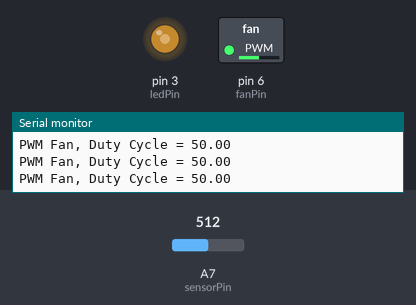
A sketch run on a simulated Arduino Nano, built with avr-gcc and run on an emulated ATmega328P. Parts: switched loads named in the sketch (green lamp = pin HIGH), output pins drawn as LEDs (lit = HIGH), the last lines printed to the serial monitor. The test bench sets the inputs (shaded band); at power-on: A7 (sensorPin) = 512.

Above: at 1.3 s.
1.4 s: A7 (sensorPin) set to 716
At 1.8 s:
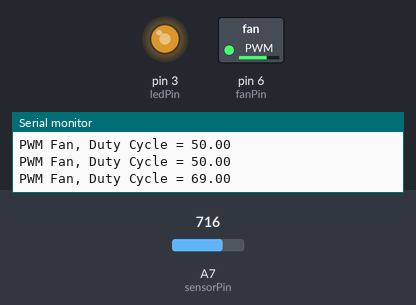
3.0 s: A7 (sensorPin) set to 900
At 4.2 s:
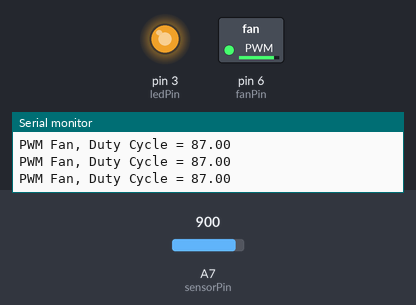
4.5 s: A7 (sensorPin) set to 122
At 5.4 s:
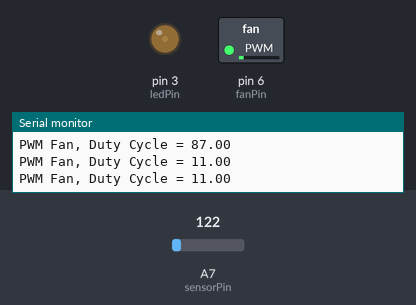
6.0 s: A7 (sensorPin) set to 0
At 6.6 s:
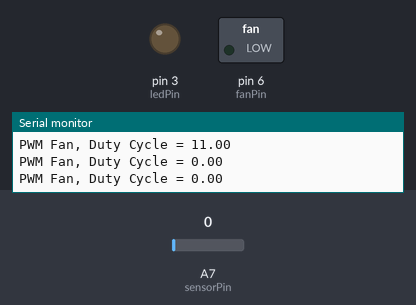
Timing chart, 0 to 8.5 s (numbered marks = the images above; inputs shaded):
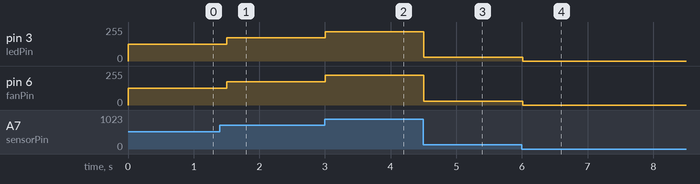

Measured:
- after the input at 1.4 s, pin 3 (ledPin): 127/255 → 175/255 after 0.10 s; pin 6 (fanPin): 127/255 → 176/255 after 0.10 s
- after the input at 3.0 s, pin 3 (ledPin): 175/255 → 221/255 at once; pin 6 (fanPin): 176/255 → 222/255 at once
- after the input at 4.5 s, pin 3 (ledPin): 221/255 → 28/255 at once; pin 6 (fanPin): 222/255 → 28/255 at once
- after the input at 6.0 s, pin 3 (ledPin), pin 6 (fanPin): 28/255 → 0/255 at once

The sketch:

FanSpeed.ino
```cpp
#include <TimerOne.h>

// This example creates a PWM signal with 25 kHz carrier.
//
// Arduino's analogWrite() gives you PWM output, but no control over the
// carrier frequency.  The default frequency is low, typically 490 or
// 3920 Hz.  Sometimes you may need a faster carrier frequency.
//
// The specification for 4-wire PWM fans recommends a 25 kHz frequency
// and allows 21 to 28 kHz.  The default from analogWrite() might work
// with some fans, but to follow the specification we need 25 kHz.
//
// http://www.formfactors.org/developer/specs/REV1_2_Public.pdf
//
// Connect the PWM pin to the fan's control wire (usually blue).  The
// board's ground must be connected to the fan's ground, and the fan
// needs +12 volt power from the computer or a separate power supply.
float sensorPin = A7;
int sensorValue = 0;
int ledPin = 3;
const int fanPin = 6;

void setup(void)
{
  Timer1.initialize(40);  // 40 us = 25 kHz
  Serial.begin(9600);
}

void loop(void)
{
  sensorValue = analogRead(sensorPin);
  sensorValue = sensorValue /10.23;

  // slowly increase the PWM fan speed
  //
float dutyCycle = sensorValue ;
    analogWrite(ledPin,(sensorValue*2.55) );
    Serial.print("PWM Fan, Duty Cycle = ");
    Serial.println(dutyCycle);
    Timer1.pwm(fanPin, (dutyCycle / 100) * 1023);
    delay(500);

}
```
